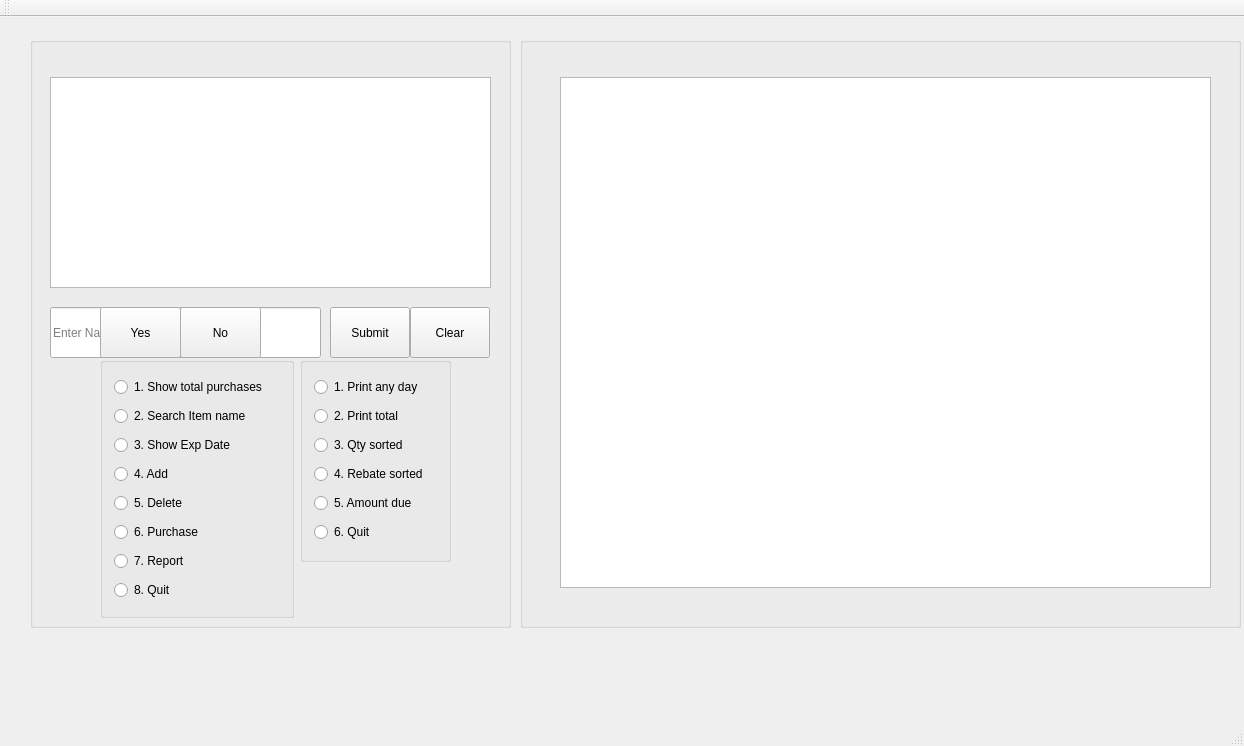
<?xml version="1.0" encoding="UTF-8"?>
<ui version="4.0">
 <class>WholesaleClubMembers</class>
 <widget class="QMainWindow" name="WholesaleClubMembers">
  <property name="geometry">
   <rect>
    <x>0</x>
    <y>0</y>
    <width>1244</width>
    <height>746</height>
   </rect>
  </property>
  <property name="windowTitle">
   <string>WholesaleClubMembers</string>
  </property>
  <widget class="QWidget" name="centralWidget">
   <widget class="QGroupBox" name="groupBox_MemberEntry">
    <property name="geometry">
     <rect>
      <x>30</x>
      <y>20</y>
      <width>481</width>
      <height>591</height>
     </rect>
    </property>
    <property name="title">
     <string/>
    </property>
    <widget class="QLineEdit" name="lineEdit_MemberEntry">
     <property name="geometry">
      <rect>
       <x>20</x>
       <y>270</y>
       <width>271</width>
       <height>51</height>
      </rect>
     </property>
     <property name="placeholderText">
      <string>Enter Name or ID</string>
     </property>
     <property name="clearButtonEnabled">
      <bool>true</bool>
     </property>
    </widget>
    <widget class="QPushButton" name="pushButton_Submit">
     <property name="geometry">
      <rect>
       <x>300</x>
       <y>270</y>
       <width>80</width>
       <height>51</height>
      </rect>
     </property>
     <property name="text">
      <string>Submit</string>
     </property>
    </widget>
    <widget class="QTextBrowser" name="textBrowser_MemberEntry">
     <property name="geometry">
      <rect>
       <x>20</x>
       <y>40</y>
       <width>441</width>
       <height>211</height>
      </rect>
     </property>
    </widget>
    <widget class="QPushButton" name="pushButton_Clear">
     <property name="geometry">
      <rect>
       <x>380</x>
       <y>270</y>
       <width>80</width>
       <height>51</height>
      </rect>
     </property>
     <property name="text">
      <string>Clear</string>
     </property>
    </widget>
    <widget class="QPushButton" name="pushButton_Yes">
     <property name="geometry">
      <rect>
       <x>70</x>
       <y>270</y>
       <width>81</width>
       <height>51</height>
      </rect>
     </property>
     <property name="text">
      <string>Yes</string>
     </property>
    </widget>
    <widget class="QPushButton" name="pushButton_No">
     <property name="geometry">
      <rect>
       <x>150</x>
       <y>270</y>
       <width>81</width>
       <height>51</height>
      </rect>
     </property>
     <property name="text">
      <string>No</string>
     </property>
    </widget>
    <widget class="QGroupBox" name="groupBox_options">
     <property name="geometry">
      <rect>
       <x>70</x>
       <y>320</y>
       <width>194</width>
       <height>261</height>
      </rect>
     </property>
     <property name="title">
      <string/>
     </property>
     <layout class="QVBoxLayout" name="verticalLayout">
      <item>
       <widget class="QRadioButton" name="radioButton_optionsTotal">
        <property name="text">
         <string>1. Show total purchases</string>
        </property>
       </widget>
      </item>
      <item>
       <widget class="QRadioButton" name="radioButton_optionsSearch">
        <property name="text">
         <string>2. Search Item name</string>
        </property>
       </widget>
      </item>
      <item>
       <widget class="QRadioButton" name="radioButton_optionsDate">
        <property name="text">
         <string>3. Show Exp Date</string>
        </property>
       </widget>
      </item>
      <item>
       <widget class="QRadioButton" name="radioButton_optionsAdd">
        <property name="text">
         <string>4. Add</string>
        </property>
       </widget>
      </item>
      <item>
       <widget class="QRadioButton" name="radioButton_optionsDelete">
        <property name="text">
         <string>5. Delete</string>
        </property>
       </widget>
      </item>
      <item>
       <widget class="QRadioButton" name="radioButton_optionsPurchases">
        <property name="text">
         <string>6. Purchase</string>
        </property>
       </widget>
      </item>
      <item>
       <widget class="QRadioButton" name="radioButton_optionsReport">
        <property name="text">
         <string>7. Report</string>
        </property>
       </widget>
      </item>
      <item>
       <widget class="QRadioButton" name="radioButton_optionsQuit">
        <property name="text">
         <string>8. Quit</string>
        </property>
       </widget>
      </item>
     </layout>
    </widget>
    <widget class="QGroupBox" name="groupBox_reports">
     <property name="geometry">
      <rect>
       <x>270</x>
       <y>320</y>
       <width>151</width>
       <height>205</height>
      </rect>
     </property>
     <property name="title">
      <string/>
     </property>
     <layout class="QVBoxLayout" name="verticalLayout_2">
      <item>
       <widget class="QRadioButton" name="radioButton_reportsPrintAnyDay">
        <property name="text">
         <string>1. Print any day</string>
        </property>
       </widget>
      </item>
      <item>
       <widget class="QRadioButton" name="radioButton_reportsPrintTotal">
        <property name="text">
         <string>2. Print total </string>
        </property>
       </widget>
      </item>
      <item>
       <widget class="QRadioButton" name="radioButton_reportsQttSorted">
        <property name="text">
         <string>3. Qty sorted</string>
        </property>
       </widget>
      </item>
      <item>
       <widget class="QRadioButton" name="radioButton_reportsRebateSorted">
        <property name="text">
         <string>4. Rebate sorted</string>
        </property>
       </widget>
      </item>
      <item>
       <widget class="QRadioButton" name="radioButton_reportsAmountDue">
        <property name="text">
         <string>5. Amount due</string>
        </property>
       </widget>
      </item>
      <item>
       <widget class="QRadioButton" name="radioButton_reportQuit">
        <property name="text">
         <string>6. Quit</string>
        </property>
       </widget>
      </item>
     </layout>
    </widget>
   </widget>
   <widget class="QGroupBox" name="groupBox_Output">
    <property name="geometry">
     <rect>
      <x>520</x>
      <y>20</y>
      <width>721</width>
      <height>591</height>
     </rect>
    </property>
    <property name="title">
     <string/>
    </property>
    <widget class="QLabel" name="label_image">
     <property name="geometry">
      <rect>
       <x>30</x>
       <y>40</y>
       <width>651</width>
       <height>511</height>
      </rect>
     </property>
     <property name="text">
      <string/>
     </property>
    </widget>
    <widget class="QTextBrowser" name="textBrowser_Output">
     <property name="geometry">
      <rect>
       <x>40</x>
       <y>40</y>
       <width>651</width>
       <height>511</height>
      </rect>
     </property>
    </widget>
   </widget>
  </widget>
  <widget class="QMenuBar" name="menuBar">
   <property name="geometry">
    <rect>
     <x>0</x>
     <y>0</y>
     <width>1244</width>
     <height>22</height>
    </rect>
   </property>
  </widget>
  <widget class="QToolBar" name="mainToolBar">
   <attribute name="toolBarArea">
    <enum>TopToolBarArea</enum>
   </attribute>
   <attribute name="toolBarBreak">
    <bool>false</bool>
   </attribute>
  </widget>
  <widget class="QStatusBar" name="statusBar"/>
 </widget>
 <layoutdefault spacing="6" margin="11"/>
 <resources/>
 <connections/>
</ui>
